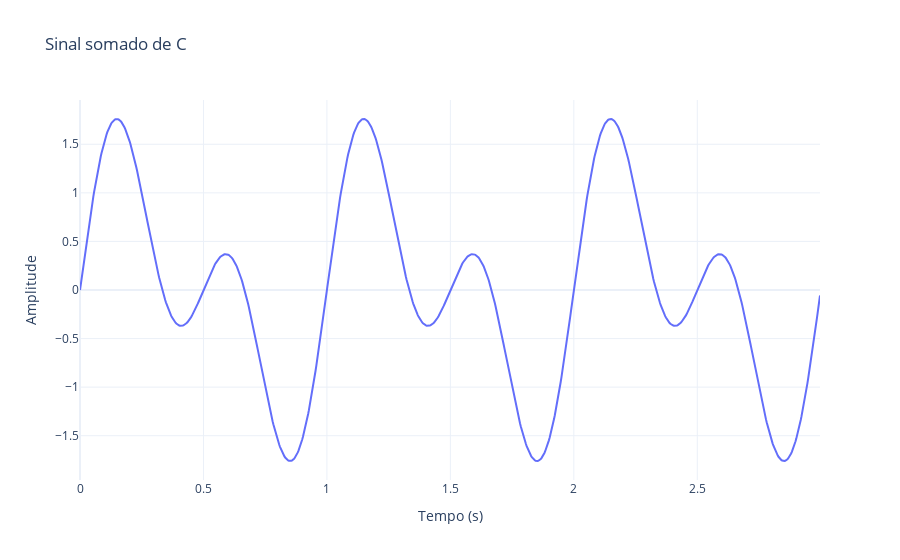

Notebook code cell kept with this figure:
### Code cell
fig = go.Figure()
fig.add_trace(go.Scatter(x=t, y=y_C, mode='lines', name='Sinais de A, B e C (A + B)'))

fig.update_layout(
    title="Sinal somado de C",
    xaxis_title="Tempo (s)",
    yaxis_title="Amplitude",
    template="plotly_white"
)

fig.show()

### Figure 1 — Plotly figure (JSON) as saved in the notebook; plotly's stock layout.template omitted (floating-point values rounded to 4 significant figures; data arrays with more than 128 entries replaced by an {"elided": "..."} marker saying what was removed)
{"data": [{"mode": "lines", "name": "Sinais de A, B e C (A + B)", "type": "scatter", "x": {"elided": "1000 float values"}, "y": {"elided": "1000 float values"}}], "layout": {"title": {"text": "Sinal somado de C"}, "xaxis": {"title": {"text": "Tempo (s)"}}, "yaxis": {"title": {"text": "Amplitude"}}}}
